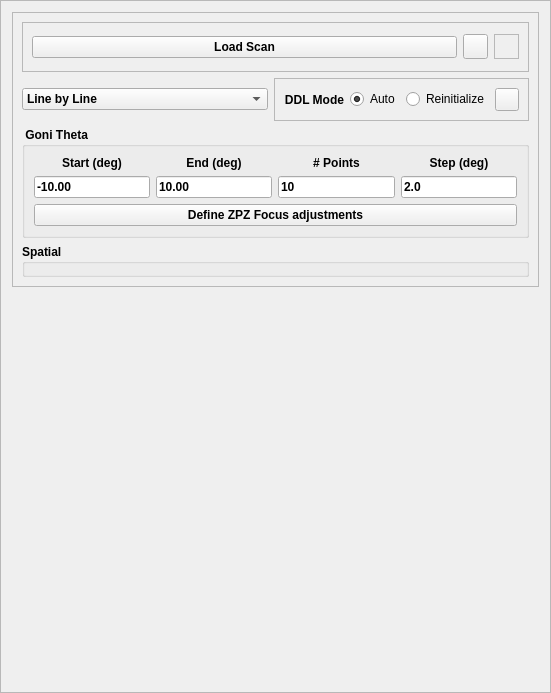
<?xml version="1.0" encoding="UTF-8"?>
<ui version="4.0">
 <class>Frame</class>
 <widget class="QFrame" name="Frame">
  <property name="geometry">
   <rect>
    <x>0</x>
    <y>0</y>
    <width>551</width>
    <height>693</height>
   </rect>
  </property>
  <property name="focusPolicy">
   <enum>Qt::StrongFocus</enum>
  </property>
  <property name="windowTitle">
   <string>Define ZPZ Focus Adjustments</string>
  </property>
  <property name="frameShape">
   <enum>QFrame::StyledPanel</enum>
  </property>
  <property name="frameShadow">
   <enum>QFrame::Raised</enum>
  </property>
  <layout class="QVBoxLayout" name="verticalLayout_8">
   <item>
    <widget class="QFrame" name="frame">
     <property name="maximumSize">
      <size>
       <width>650</width>
       <height>16777215</height>
      </size>
     </property>
     <property name="frameShape">
      <enum>QFrame::StyledPanel</enum>
     </property>
     <property name="frameShadow">
      <enum>QFrame::Raised</enum>
     </property>
     <layout class="QVBoxLayout" name="verticalLayout_6">
      <item>
       <widget class="QFrame" name="loadscan_frame">
        <property name="minimumSize">
         <size>
          <width>0</width>
          <height>50</height>
         </size>
        </property>
        <property name="frameShape">
         <enum>QFrame::StyledPanel</enum>
        </property>
        <property name="frameShadow">
         <enum>QFrame::Sunken</enum>
        </property>
        <layout class="QHBoxLayout" name="horizontalLayout_5">
         <item>
          <widget class="QPushButton" name="loadScanBtn">
           <property name="font">
            <font>
             <weight>75</weight>
             <bold>true</bold>
            </font>
           </property>
           <property name="text">
            <string>Load Scan</string>
           </property>
          </widget>
         </item>
         <item>
          <widget class="QToolButton" name="helpBtn">
           <property name="minimumSize">
            <size>
             <width>25</width>
             <height>25</height>
            </size>
           </property>
           <property name="maximumSize">
            <size>
             <width>25</width>
             <height>25</height>
            </size>
           </property>
           <property name="text">
            <string/>
           </property>
           <property name="icon">
            <iconset resource="../../../../../../icons/icons.qrc">
             <normaloff>:/scan_plugins/helplite.png</normaloff>:/scan_plugins/helplite.png</iconset>
           </property>
           <property name="iconSize">
            <size>
             <width>50</width>
             <height>50</height>
            </size>
           </property>
          </widget>
         </item>
         <item>
          <widget class="QLabel" name="rtclkpic">
           <property name="maximumSize">
            <size>
             <width>25</width>
             <height>25</height>
            </size>
           </property>
           <property name="autoFillBackground">
            <bool>true</bool>
           </property>
           <property name="frameShape">
            <enum>QFrame::StyledPanel</enum>
           </property>
           <property name="text">
            <string/>
           </property>
           <property name="pixmap">
            <pixmap resource="../../../../../../icons/icons.qrc">:/scan_plugins/icons8-mouse-right-click-50.png</pixmap>
           </property>
           <property name="scaledContents">
            <bool>true</bool>
           </property>
           <property name="alignment">
            <set>Qt::AlignRight|Qt::AlignTrailing|Qt::AlignVCenter</set>
           </property>
          </widget>
         </item>
        </layout>
       </widget>
      </item>
      <item>
       <layout class="QHBoxLayout" name="horizontalLayout_3">
        <item>
         <widget class="QComboBox" name="scanTypeSelComboBox">
          <property name="enabled">
           <bool>true</bool>
          </property>
          <property name="font">
           <font>
            <weight>75</weight>
            <bold>true</bold>
           </font>
          </property>
          <property name="layoutDirection">
           <enum>Qt::LeftToRight</enum>
          </property>
          <property name="currentIndex">
           <number>1</number>
          </property>
          <property name="maxVisibleItems">
           <number>2</number>
          </property>
          <item>
           <property name="text">
            <string>Point by Point</string>
           </property>
          </item>
          <item>
           <property name="text">
            <string>Line by Line</string>
           </property>
          </item>
         </widget>
        </item>
        <item>
         <widget class="QFrame" name="ddlFrame">
          <property name="frameShape">
           <enum>QFrame::StyledPanel</enum>
          </property>
          <property name="frameShadow">
           <enum>QFrame::Sunken</enum>
          </property>
          <layout class="QHBoxLayout" name="horizontalLayout_4">
           <item>
            <widget class="QLabel" name="label">
             <property name="font">
              <font>
               <weight>75</weight>
               <bold>true</bold>
              </font>
             </property>
             <property name="text">
              <string>DDL Mode</string>
             </property>
             <property name="alignment">
              <set>Qt::AlignRight|Qt::AlignTrailing|Qt::AlignVCenter</set>
             </property>
            </widget>
           </item>
           <item>
            <widget class="QRadioButton" name="autoDDLRadBtn">
             <property name="enabled">
              <bool>true</bool>
             </property>
             <property name="text">
              <string>Auto</string>
             </property>
             <property name="checked">
              <bool>true</bool>
             </property>
            </widget>
           </item>
           <item>
            <widget class="QRadioButton" name="reinitDDLRadBtn">
             <property name="enabled">
              <bool>true</bool>
             </property>
             <property name="text">
              <string>Reinitialize</string>
             </property>
             <property name="checked">
              <bool>false</bool>
             </property>
            </widget>
           </item>
           <item>
            <widget class="QToolButton" name="hdwAccelDetailsBtn">
             <property name="text">
              <string/>
             </property>
             <property name="icon">
              <iconset>
               <normaloff>../../../icons/1318611600_23.ico</normaloff>../../../icons/1318611600_23.ico</iconset>
             </property>
            </widget>
           </item>
          </layout>
         </widget>
        </item>
       </layout>
      </item>
      <item>
       <widget class="QGroupBox" name="groupBox">
        <property name="font">
         <font>
          <weight>75</weight>
          <bold>true</bold>
         </font>
        </property>
        <property name="title">
         <string> Goni Theta </string>
        </property>
        <layout class="QVBoxLayout" name="verticalLayout_7">
         <item>
          <layout class="QHBoxLayout" name="horizontalLayout">
           <item>
            <layout class="QVBoxLayout" name="verticalLayout_3">
             <item>
              <widget class="QLabel" name="label_23">
               <property name="font">
                <font>
                 <weight>75</weight>
                 <bold>true</bold>
                </font>
               </property>
               <property name="text">
                <string>Start (deg)</string>
               </property>
               <property name="alignment">
                <set>Qt::AlignCenter</set>
               </property>
              </widget>
             </item>
             <item>
              <widget class="QLineEdit" name="startGTFld">
               <property name="text">
                <string>-10.00</string>
               </property>
              </widget>
             </item>
            </layout>
           </item>
           <item>
            <layout class="QVBoxLayout" name="verticalLayout_5">
             <item>
              <widget class="QLabel" name="label_24">
               <property name="font">
                <font>
                 <weight>75</weight>
                 <bold>true</bold>
                </font>
               </property>
               <property name="text">
                <string>End (deg)</string>
               </property>
               <property name="alignment">
                <set>Qt::AlignCenter</set>
               </property>
              </widget>
             </item>
             <item>
              <widget class="QLineEdit" name="endGTFld">
               <property name="text">
                <string>10.00</string>
               </property>
              </widget>
             </item>
            </layout>
           </item>
           <item>
            <layout class="QVBoxLayout" name="verticalLayout_4">
             <item>
              <widget class="QLabel" name="label_25">
               <property name="font">
                <font>
                 <weight>75</weight>
                 <bold>true</bold>
                </font>
               </property>
               <property name="text">
                <string># Points</string>
               </property>
               <property name="alignment">
                <set>Qt::AlignCenter</set>
               </property>
              </widget>
             </item>
             <item>
              <widget class="QLineEdit" name="npointsGTFld">
               <property name="text">
                <string>10</string>
               </property>
              </widget>
             </item>
            </layout>
           </item>
           <item>
            <layout class="QVBoxLayout" name="verticalLayout_2">
             <item>
              <widget class="QLabel" name="label_56">
               <property name="font">
                <font>
                 <weight>75</weight>
                 <bold>true</bold>
                </font>
               </property>
               <property name="text">
                <string>Step (deg)</string>
               </property>
               <property name="alignment">
                <set>Qt::AlignCenter</set>
               </property>
              </widget>
             </item>
             <item>
              <widget class="QLineEdit" name="stepGTFld">
               <property name="text">
                <string>2.0</string>
               </property>
              </widget>
             </item>
            </layout>
           </item>
          </layout>
         </item>
         <item>
          <widget class="QPushButton" name="defineZPZFocusAdjBtn">
           <property name="text">
            <string>Define ZPZ Focus adjustments</string>
           </property>
          </widget>
         </item>
        </layout>
       </widget>
      </item>
      <item>
       <widget class="QGroupBox" name="evGrpBox">
        <property name="maximumSize">
         <size>
          <width>16777215</width>
          <height>16777215</height>
         </size>
        </property>
        <property name="font">
         <font>
          <weight>75</weight>
          <bold>true</bold>
         </font>
        </property>
        <property name="title">
         <string>Spatial</string>
        </property>
        <layout class="QVBoxLayout" name="verticalLayout">
         <property name="spacing">
          <number>5</number>
         </property>
         <property name="leftMargin">
          <number>5</number>
         </property>
         <property name="topMargin">
          <number>5</number>
         </property>
         <property name="rightMargin">
          <number>2</number>
         </property>
         <property name="bottomMargin">
          <number>5</number>
         </property>
         <item>
          <layout class="QHBoxLayout" name="horizontalLayout_2"/>
         </item>
        </layout>
       </widget>
      </item>
     </layout>
    </widget>
   </item>
   <item>
    <spacer name="verticalSpacer">
     <property name="orientation">
      <enum>Qt::Vertical</enum>
     </property>
     <property name="sizeHint" stdset="0">
      <size>
       <width>20</width>
       <height>310</height>
      </size>
     </property>
    </spacer>
   </item>
  </layout>
 </widget>
 <resources>
  <include location="../../../../../../icons/icons.qrc"/>
 </resources>
 <connections/>
</ui>
